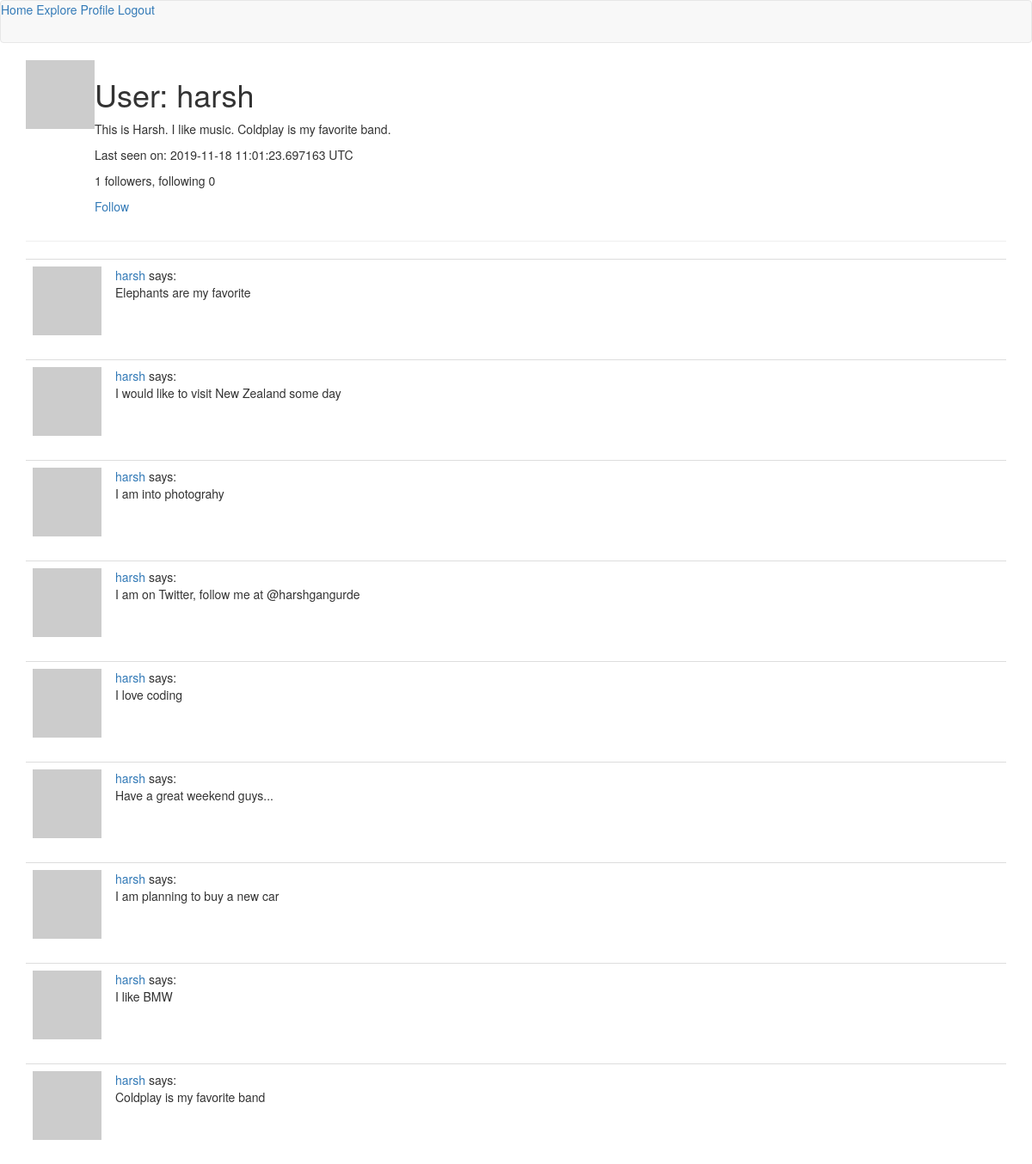
Screenshot of /profile/harsh (signed in) with the database file from the repository.
### app/models.py (models this page shows, shortened)
class User(UserMixin, db.Model):
    id = db.Column(db.Integer, primary_key=True)
    username = db.Column(db.String(64), index=True, unique=True)
    email = db.Column(db.String(120), index=True, unique=True)
    password_hash = db.Column(db.String(128))
    about_me = db.Column(db.String(100))
    last_seen = db.Column(db.DateTime, default=datetime.utcnow)
    posts = db.relationship('Post', backref='author', lazy='dynamic')
    followed = db.relationship('User', secondary=followers,
                               primaryjoin=(followers.c.follower_id == id),
                               secondaryjoin=(followers.c.followed_id == id),
                               backref=db.backref('followers', lazy='dynamic'), lazy='dynamic')
    def get_avatar(self, size):
        digest = md5(self.email.lower().encode('utf-8')).hexdigest()
        return 'https://www.gravatar.com/avatar/{}?d=identicon&s={}'.format(digest, size)
    def is_following(self, user):
        return self.followed.filter(followers.c.followed_id == user.id).count() > 0

class Post(db.Model):
    id = db.Column(db.Integer, primary_key=True)
    body = db.Column(db.String(200))
    timestamp = db.Column(db.DateTime, index=True, default=datetime.utcnow)
    user_id = db.Column(db.Integer, db.ForeignKey('user.id'))

### app/routes.py (the view)
@flask_app.route('/profile/<username>')
@login_required
def profile(username):
    user = User.query.filter_by(username=username).first_or_404()
    page = request.args.get('page', 1, type=int)
    posts = user.posts.order_by(Post.timestamp.desc()).paginate(page, flask_app.config['POSTS_PER_PAGE'], False)
    next_url = url_for('profile', username=user.username, page=posts.next_num) if posts.has_next else None
    prev_url = url_for('profile', username=user.username, page=posts.prev_num) if posts.has_prev else None
    return render_template('profile.html', title='Profile', user=user,
                           posts=posts.items, next_url=next_url, prev_url=prev_url)

### app/models.py (called while the page is built)
@login.user_loader
def load_user(user_id):
    return User.query.get(int(user_id))

### app/routes.py (called while the page is built)
@flask_app.before_request
def before_request():
    if current_user.is_authenticated:
        current_user.last_seen = datetime.utcnow()
        db.session.commit()

### app/templates/profile.html (shortened to what this page needs)
<!DOCTYPE html>
<html lang="en">
<head>
</head>
<body>
    {% extends "base.html" %}
    {% block app_content %}
        <table>
            <tr valign="top">
                <td><img src="{{ user.get_avatar(128) }}"></td>
                <td>
                    <h1>User: {{ user.username }}</h1>
                    {% if user.about_me %}<p>{{ user.about_me }}</p>{% endif %}
                    {% if user.last_seen %}<p>Last seen on: {{ user.last_seen }} UTC</p>{% endif %}
                    <p>{{ user.followers.count() }} followers, following {{ user.followed.count() }}</p>
                    {% if user == current_user %}
                        <p><a href="{{ url_for('edit_profile') }}">Edit your profile</a></p>
                    {% elif not current_user.is_following(user) %}
                        <p><a href="{{ url_for('follow', username=user.username) }}">Follow</a></p>
                    {% else %}
                        <p><a href="{{ url_for('unfollow', username=user.username) }}">Unfollow</a></p>
                    {% endif %}
                </td>
            </tr>
        </table>
        <hr>
        {% for post in posts %}
            {% include '_post.html' %}
        {% endfor %}
    {% endblock %}

### app/templates/_post.html
<table class="table table-hover">
    <tr>
        <td width="70px">
            <a href="{{ url_for('profile', username=post.author.username) }}">
                <img src="{{ post.author.get_avatar(70) }}" />
            </a>
        </td>
        <td>
            <a href="{{ url_for('profile', username=post.author.username) }}">
                {{ post.author.username }}
            </a>
            says:<br>{{ post.body }}
        </td>
    </tr>
</table>

### rows the page displays
User: username "harsh", about_me "This is Harsh. I like music. Coldplay is my favorite band.", last_seen "2019-11-18 11:01:23.697163"
Post: author.username "harsh", body "Elephants are my favorite"
Post: author.username "harsh", body "I would like to visit New Zealand some day"
Post: author.username "harsh", body "I am into photograhy"
Post: author.username "harsh", body "I am on Twitter, follow me at @harshgangurde"
Post: author.username "harsh", body "I love coding"
Post: author.username "harsh", body "Have a great weekend guys..."
Post: author.username "harsh", body "I am planning to buy a new car"
Post: author.username "harsh", body "I like BMW"
Post: author.username "harsh", body "Coldplay is my favorite band"

### other values shown
{{ user.followers.count() }} "1"
{{ user.followed.count() }} "0"
